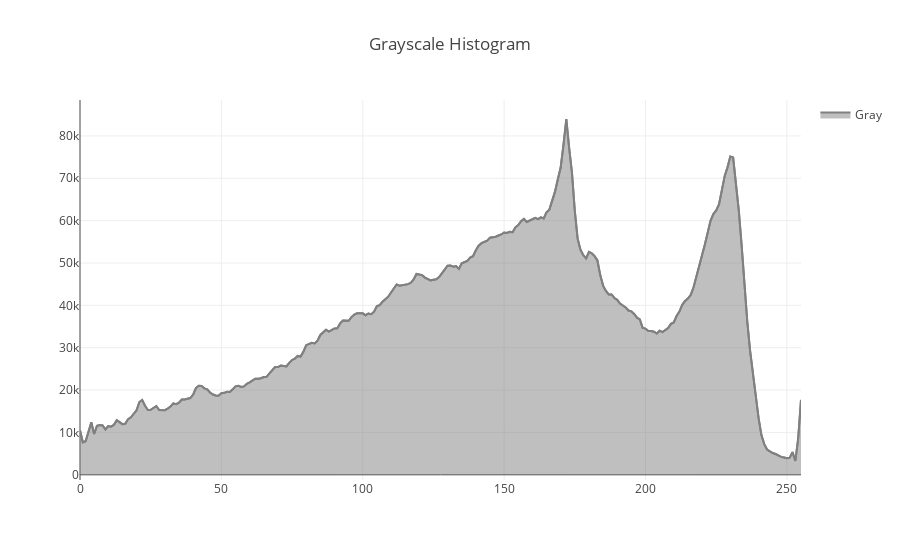

Write notebook code for a chart like this one.
### Markdown cell above
### Testing Grayscale

### Code cell
im = Image.open('../images/cats.jpg').convert('L')

hg = im.histogram()

data = [*hg_trace('Gray','gray', rhg)]


layout = go.Layout(
    title='Grayscale Histogram',
)

figure = go.Figure(data=data, layout=layout)

py.iplot(figure,
         filename='plot')

### Figure 1 — Plotly figure (JSON) as saved in the notebook; plotly's stock layout.template omitted (floating-point values rounded to 4 significant figures; data arrays with more than 128 entries replaced by an {"elided": "..."} marker saying what was removed)
{"data": [{"line": {"color": "gray"}, "mode": "lines", "name": "Gray", "showlegend": false, "type": "scatter", "x": {"elided": "256 int values"}, "y": {"elided": "256 int values"}}, {"fill": "tozeroy", "hoverinfo": "none", "line": {"color": "gray"}, "mode": "fill", "name": "Gray", "type": "scatter", "x": {"elided": "256 int values"}, "y": {"elided": "256 int values"}}], "layout": {"title": "Grayscale Histogram"}}
